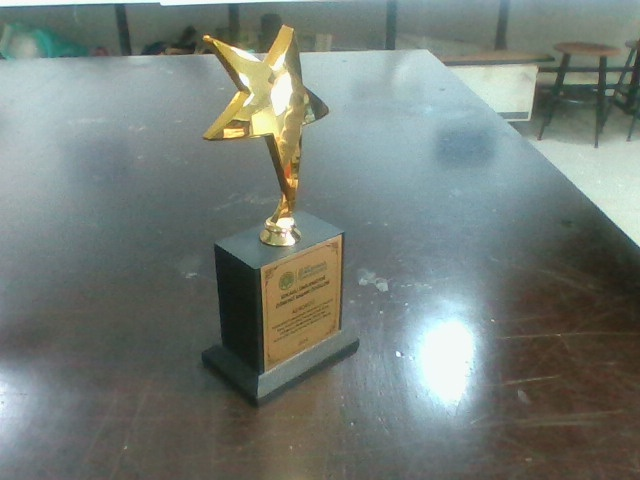
#> input picture goruntuisleme/anlık-isleme/captured_images/trophy/trophy_001.jpg, 640 x 480 px, given in place of the camera
$ python basit-goruntu.py
#> lines starting #> are read from the running program, lines starting #| are printed output that depends on the picture; after the words box and inside, x2 and y2 are one past the last pixel; in counts of white or black regions, pixels touching at a corner belong together
import cv2
import numpy as np

def is_equilateral(approx, tolerance=0.15):
    if len(approx) < 3:
        return False
    sides = []
    for i in range(len(approx)):
        pt1 = approx[i][0]
        pt2 = approx[(i + 1) % len(approx)][0]
        dist = np.linalg.norm(pt1 - pt2)
        sides.append(dist)
    mean = np.mean(sides)
    return all(abs(s - mean) / mean < tolerance for s in sides)

# Renk aralıklarını HSV formatında tanımla
lower_red1 = np.array([0, 70, 50])
upper_red1 = np.array([10, 255, 255])
lower_red2 = np.array([170, 70, 50])
upper_red2 = np.array([180, 255, 255])
lower_blue = np.array([100, 150, 50])
upper_blue = np.array([140, 255, 255])

# Kamerayı başlat veya bir görsel yükle
cap = cv2.VideoCapture(0)  # Kamera yerine 'resim.jpg' de kullanılabilir

while True:
    ret, frame = cap.read()
#> frame is the input picture: shape (480, 640, 3); mean B, G, R 118.8, 124.6, 116
    if not ret:
        break

    blurred = cv2.GaussianBlur(frame, (5, 5), 0)
    hsv = cv2.cvtColor(blurred, cv2.COLOR_BGR2HSV)
#> hsv: shape (480, 640, 3); mean H, S, V 66.9, 44, 129.1

    # Maske oluştur
    red_mask1 = cv2.inRange(hsv, lower_red1, upper_red1)
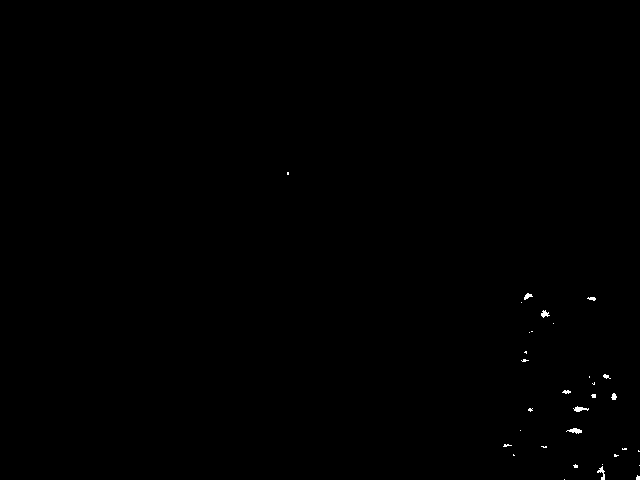
#> red_mask1: shape (480, 640); 0.16% white; 32 white regions (23 under 20 px), largest, box (x1, y1, x2, y2) and area: (566, 428, 582, 434) 54, (573, 406, 589, 412) 51, (597, 466, 605, 480) 48
    red_mask2 = cv2.inRange(hsv, lower_red2, upper_red2)
#> red_mask2: shape (480, 640); every value is 0
    red_mask = cv2.bitwise_or(red_mask1, red_mask2)

    blue_mask = cv2.inRange(hsv, lower_blue, upper_blue)

    # Kontur bul
    for color_mask, shape_name, target_sides, color in [
        (red_mask, "Üçgen", 3, (0, 0, 255)),
        (blue_mask, "Altıgen", 6, (255, 0, 0))
    ]:
        contours, _ = cv2.findContours(color_mask, cv2.RETR_EXTERNAL, cv2.CHAIN_APPROX_SIMPLE)
        for cnt in contours:
            epsilon = 0.02 * cv2.arcLength(cnt, True)
            approx = cv2.approxPolyDP(cnt, epsilon, True)
            if len(approx) == target_sides and is_equilateral(approx):
                cv2.drawContours(frame, [approx], 0, color, 2)
                x, y = approx[0][0]
                cv2.putText(frame, shape_name, (x, y - 10), cv2.FONT_HERSHEY_SIMPLEX, 0.6, color, 2)
#> this loop made 2 passes
#> (shape_name, target_sides, color) on pass 1: ('Üçgen', 3, (0, 0, 255))
#> (shape_name, target_sides, color) on pass 2: ('Altıgen', 6, (255, 0, 0))

    cv2.imshow("Sekil Algilama", frame)
    if cv2.waitKey(1) & 0xFF == ord('q'):
#> (key q is pressed here)
        break

cap.release()
cv2.destroyAllWindows()

$ run again, on goruntuisleme/anlık-isleme/captured_images/trophy/trophy_002.jpg
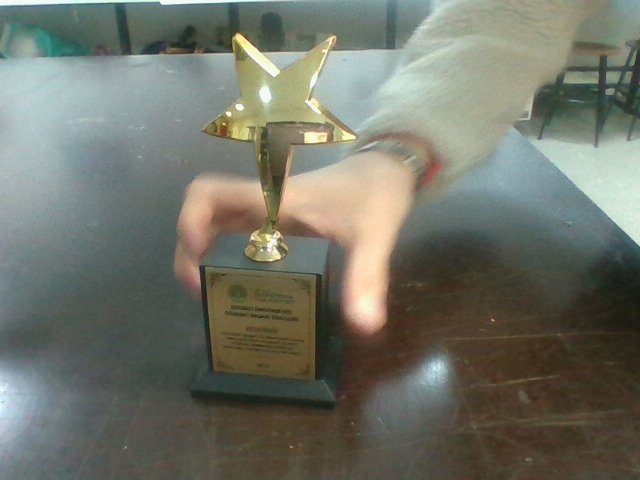
#> input picture goruntuisleme/anlık-isleme/captured_images/trophy/trophy_002.jpg, 640 x 480 px, given in place of the camera
#> frame is the input picture: shape (480, 640, 3); mean B, G, R 104.3, 115.9, 113.2
#> hsv: shape (480, 640, 3); mean H, S, V 51.9, 54.2, 121.7
#> `red_mask1 = cv2.inRange(hsv, lower_red1, upper_red1)`:
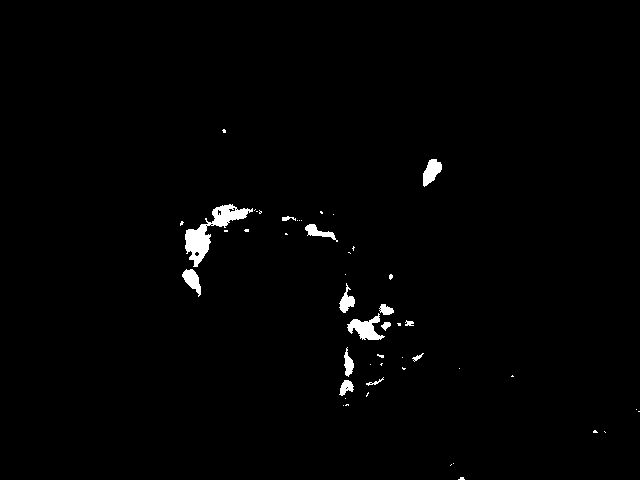
#> red_mask1: shape (480, 640); 1.2% white; 50 white regions (36 under 20 px), largest, box (x1, y1, x2, y2) and area: (185, 204, 253, 267) 1254, (347, 313, 385, 340) 489, (423, 159, 442, 187) 323
#> red_mask2: shape (480, 640); every value is 0
#> the loop `for color_mask, shape_name, target_sides, color in [ (red_mask, "Üçgen..` made 2 passes
#> (shape_name, target_sides, color) on pass 1: ('Üçgen', 3, (0, 0, 255))
